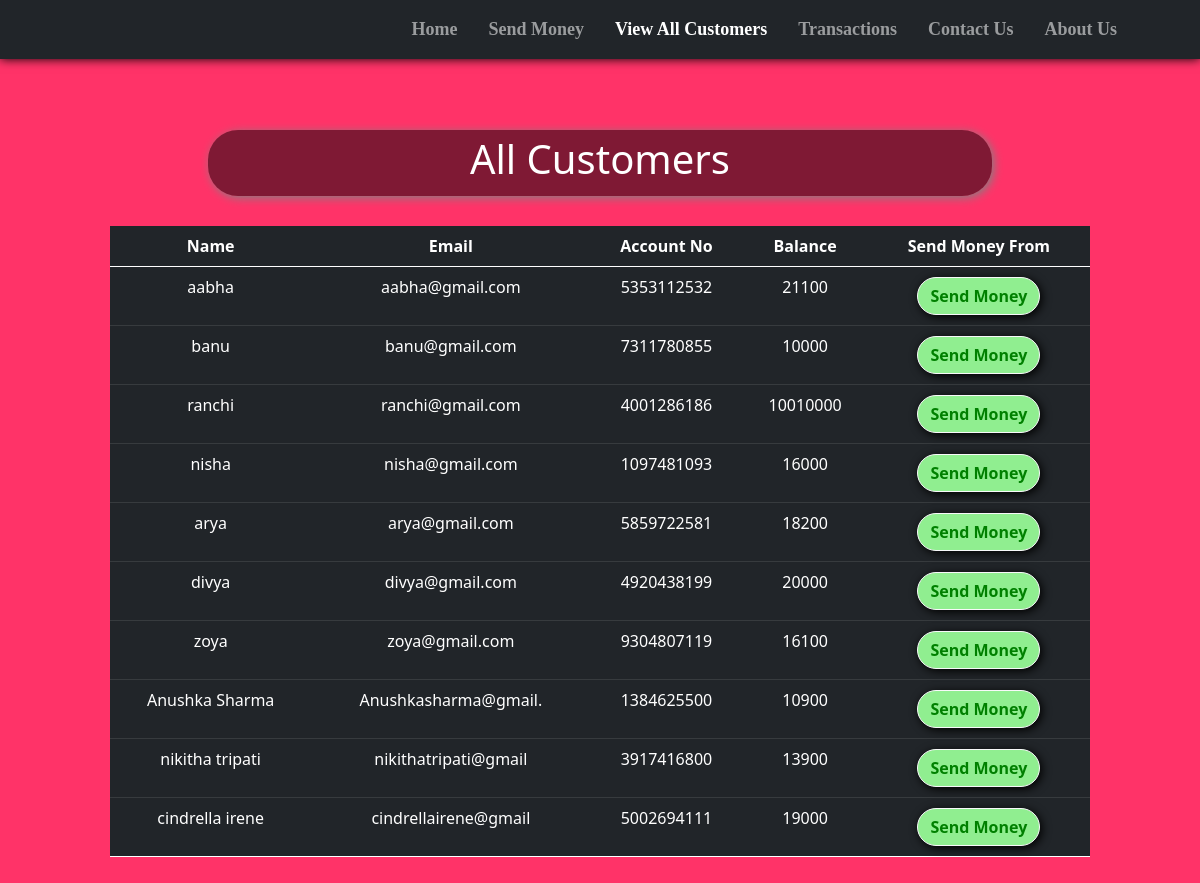
/all_cust.php, run on the app's committed database.
### tables this page shows
CREATE TABLE `users` (
  `sr` int(11) NOT NULL,
  `name` varchar(20) NOT NULL,
  `email` varchar(20) NOT NULL,
  `accno` varchar(10) NOT NULL,
  `blc` bigint(20) NOT NULL
);

### all_cust.php (the view, shortened to what this page needs)
<!doctype html>
<html lang="en">
<head>
    <link href="https://cdn.jsdelivr.net/npm/bootstrap@5.0.2/dist/css/bootstrap.min.css" rel="stylesheet"
>
    <link rel="stylesheet" href="https://cdnjs.cloudflare.com/ajax/libs/font-awesome/5.15.3/css/all.min.css"
 />
</head>
<body style="background-color:#FF3368;">
    <?php include 'spin.php'; ?>
    <nav class="navbar navbar-expand-lg navbar-dark bg-dark fixed fixed-top"
        style="font-family:candara; font-size:18px; box-shadow: 0px 0px 10px 0px black;">
        <div class="container-fluid">
            <a href="index.php"><img src="statics\logo.png" alt=""
                    style="height: 80px; margin-left:25px; margin-top:10px;"></a>
        </div>
        <div class="collapse navbar-collapse" id="navbarSupportedContent">
            <b>
                <ul class="navbar-nav ">
                    <li class="nav-item nav-links" style="margin-left:15px;">
                        <a class="nav-link text-nowrap" aria-current="page" href="index.php">Home</a>
                    </li>
                    <li class="nav-item" style="margin-left:15px; ">
                        <a class="nav-link text-nowrap" href="send_money.php">Send Money</a>
                    </li>
                    <li class="nav-item" style="margin-left:15px;">
                        <a class="nav-link text-nowrap active" href="all_cust.php">View All Customers</a>
                    </li>
                    <li class="nav-item" style="margin-left:15px;">
                        <a class="nav-link text-nowrap" href="transactions.php">Transactions</a>
                    </li>
                    <li class="nav-item" style="margin-left:15px;">
                        <a class="nav-link text-nowrap" href="contact_us.php">Contact Us</a>
                    </li>
                    <li class="nav-item" style="margin-left:15px; margin-right:75px;">
                        <a class="nav-link text-nowrap" href="about_us.php">About Us</a>
                    </li>
                </ul>
            </b>
        </div>
    </nav>
    <center>
        <div class="container" style="margin-top: 10%; padding:10px 80px 10px 80px; ">
            <div
                style="width:80%; background-color:rgba(0,0,0,.5); padding:5px 5px 5px 5px; border-radius:30px; box-shadow: 2px 2px 10px gray;">
                <h1 style=" color:white;">All Customers</h1>
            </div>
            <?php
    $conn = mysqli_connect($servername, $username, $password, $database);
    if(!$conn){
        die("Connection not established: ".mysqli_connect_error());
    }else{
        $sql = "SELECT * FROM `users`";
        $result = mysqli_query($conn, $sql);
?>
            <table class="table table-dark" style="margin-top: 30px;">
                <thead>
                    <tr>
                        <th scope="col">Name</th>
                        <th scope="col">Email</th>
                        <th scope="col">Account No</th>
                        <th scope="col">Balance</th>
                        <th scope="col">Send Money From</th>
                    </tr>
                </thead>
                <?php
echo "<tbody>";
        while($row = mysqli_fetch_assoc($result)){
        echo    '
            <tr>
              <td>'.$row['name'].'</td>
              <td>'.$row['email'].'</td>
              <td>'.$row['accno'].'</td>
              <td>'.$row['blc'].'</td>
              <td style="padding:10px 10px 10px 10px">
              <a href="send_money.php?reads='.$row['accno'].'"
              <button type="button" class="btn mybtn btn-outline-light">Send Money</button>
              </a>
              </td>
            </tr>';
    }
    }
    echo "</tbody>";
?>
        </div>
    </center>
</body>
</html>

### spin.php (shortened to what this page needs)
<html>
<head>
<link rel="stylesheet" href="https://cdnjs.cloudflare.com/ajax/libs/font-awesome/5.15.3/css/all.min.css" />
</head>
<body>
    </body>
</html>

### all_cust.php (style rules this page uses)
th, td { text-align: center; }
.mybtn { box-shadow: 2px 2px 10px black; border-radius: 30px; font-weight: bold; background-color: lightgreen; color: green; }

### data on the page
users: name "aabha", email "aabha@gmail.com", accno "5353112532", blc "21100"
users: name "banu", email "banu@gmail.com", accno "7311780855", blc "10000"
users: name "ranchi", email "ranchi@gmail.com", accno "4001286186", blc "10010000"
users: name "nisha", email "nisha@gmail.com", accno "1097481093", blc "16000"
users: name "arya", email "arya@gmail.com", accno "5859722581", blc "18200"
users: name "divya", email "divya@gmail.com", accno "4920438199", blc "20000"
users: name "zoya", email "zoya@gmail.com", accno "9304807119", blc "16100"
users: name "Anushka Sharma", email "Anushkasharma@gmail.", accno "1384625500", blc "10900"
users: name "nikitha tripati", email "nikithatripati@gmail", accno "3917416800", blc "13900"
users: name "cindrella irene", email "cindrellairene@gmail", accno "5002694111", blc "19000"
